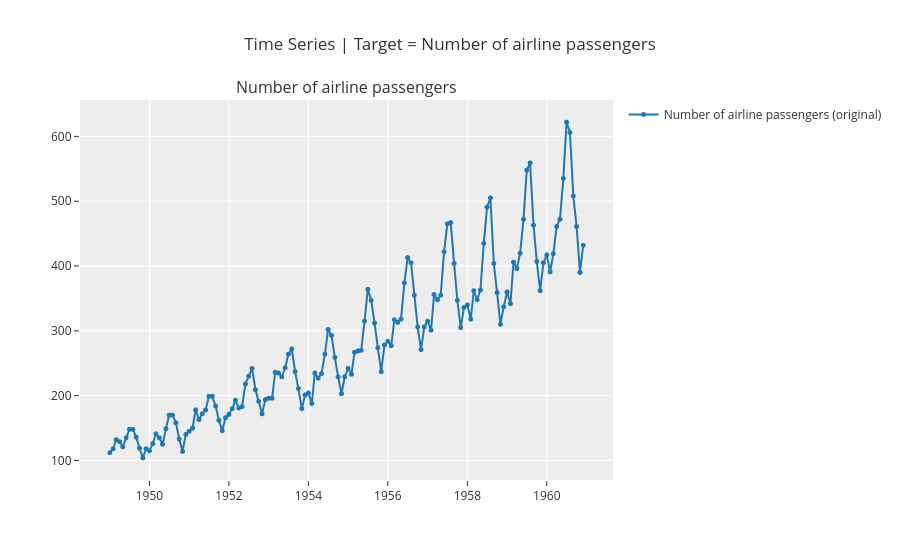

Notebook cell for this chart:
### Code cell
plot_model(ets, plot = 'ts')

### Figure 1 — Plotly figure (JSON) as saved in the notebook; plotly's stock layout.template omitted (floating-point values rounded to 4 significant figures; data arrays with more than 128 entries replaced by an {"elided": "..."} marker saying what was removed)
{"data": [{"line": {"color": "rgb(31, 119, 180)", "width": 2}, "marker": {"color": "rgb(31, 119, 180)", "size": 5}, "mode": "lines+markers", "name": "Number of airline passengers (original)", "type": "scattergl", "x": {"elided": "144 str values"}, "xaxis": "x", "y": {"elided": "144 float values"}, "yaxis": "y"}], "layout": {"annotations": [{"font": {"size": 16}, "showarrow": false, "text": "Number of airline passengers", "x": 0.5, "xanchor": "center", "xref": "paper", "y": 1.0, "yanchor": "bottom", "yref": "paper"}], "showlegend": true, "title": {"text": "Time Series | Target = Number of airline passengers"}, "xaxis": {"anchor": "y", "domain": [0.0, 1.0]}, "yaxis": {"anchor": "x", "domain": [0.0, 1.0]}}}
